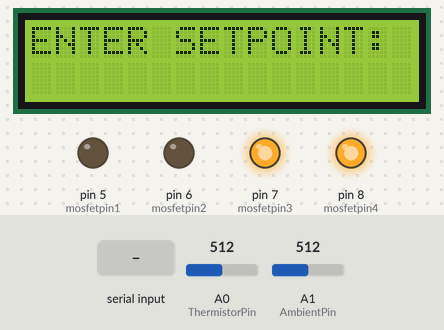
A sketch run on a simulated Arduino Uno, built with avr-gcc and run on an emulated ATmega328P. Parts: 16×2 character LCD, output pins drawn as LEDs (lit = HIGH). The test bench sets the inputs (shaded band); at power-on: A0 (ThermistorPin) = 512, A1 (AmbientPin) = 512. What the sketch prints to the serial monitor is not drawn.

Above: at 5.0 s.
5.1 s: "90,45\n" received over Serial
At 7.8 s:
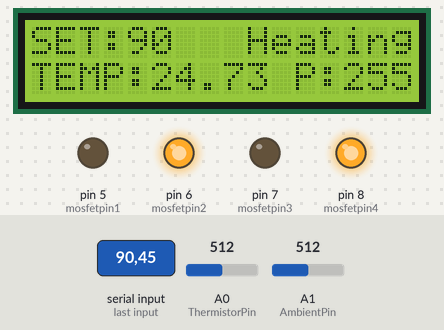
8.1 s: A0 (ThermistorPin) set to 306
At 9.5 s:
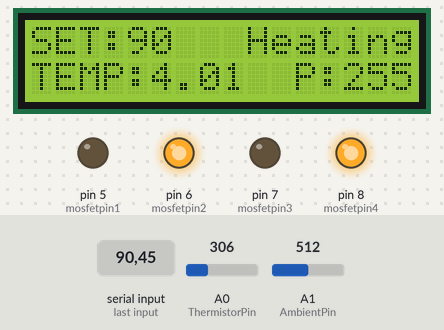
11.1 s: A0 (ThermistorPin) set to 245
At 12.4 s:
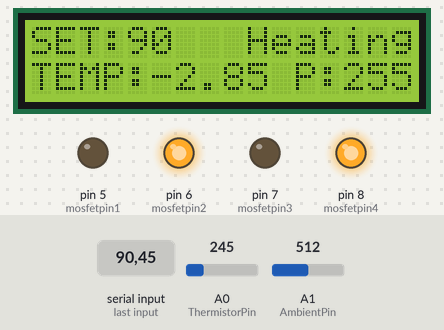
14.1 s: A0 (ThermistorPin) set to 511
At 15.0 s:
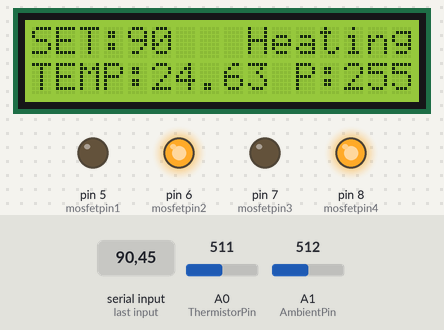
17.1 s: A0 (ThermistorPin) set to 0
At 18.5 s:
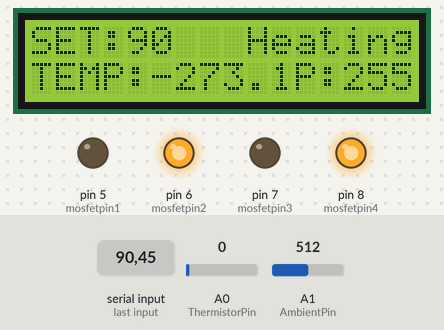
20.1 s: A0 (ThermistorPin) set to 845
At 21.5 s:
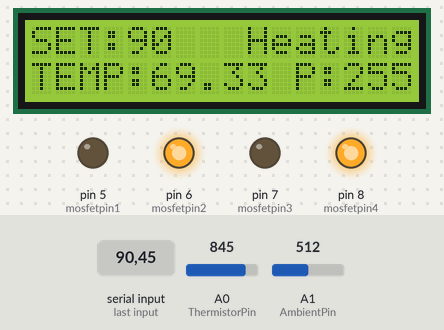
23.1 s: A0 (ThermistorPin) set to 880
Timing chart, 0 to 26.1 s (numbered marks = the images above; inputs shaded):
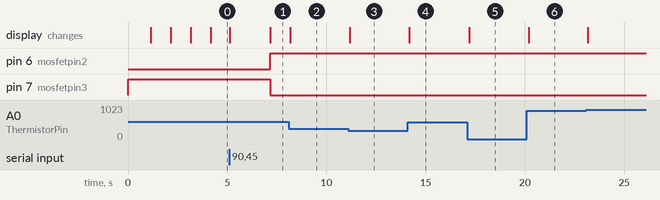

The sketch:

research_finalcode_02.ino
```cpp
#include <LiquidCrystal_I2C.h>

LiquidCrystal_I2C lcd(0x27, 16, 2);

int setpoint;

int ambient=30;

double kp = 55;
double ki = 0.6;
double kd = 2.5;

double input, output, error, lastError = 0;
double integral = 0;

const int mosfetpin1 = 5 ;
const int mosfetpin2 = 6 ;
const int mosfetpin3 = 7 ;
const int mosfetpin4 = 8 ;
//const int buttonPin = 7;

/*int buttonState = HIGH;
int lastButtonState = HIGH;
unsigned long lastDebounceTime = 0;
unsigned long debounceDelay = 50;*/

double emergencyShutdownTemperature = 120;

float A=0;
int C=0;
float t=0;
int x=0;

int ThermistorPin = A0;
int Vo;
float R1 = 10000;
float logR2, R2, T;
float c1 = 1.009249522e-03, c2 = 2.378405444e-04, c3 = 2.019202697e-07;

int AmbientPin = A1;
int V1;
float R3 = 10000;
float logR4, R4, T1;
float c4 = 1.009249522e-03, c5 = 2.378405444e-04, c6 = 2.019202697e-07;

void setup() {
Serial.begin(9600);

//pinMode(buttonPin,INPUT);
pinMode(mosfetpin1, OUTPUT);
pinMode(mosfetpin2, OUTPUT);
pinMode(mosfetpin3, OUTPUT);
pinMode(mosfetpin4, OUTPUT);
analogWrite(mosfetpin2, 0);
digitalWrite(mosfetpin3, HIGH);
digitalWrite(mosfetpin4, HIGH);
analogWrite(mosfetpin1, 0);

 lcd.init();
  lcd.backlight();

  lcd.begin(16, 2);

  lcd.setCursor(4,0);
  lcd.print("PELTIER");
  delay(1000);
  lcd.setCursor(5,1);
  lcd.print("BASED");
  delay(1000);

  lcd.clear();
  lcd.setCursor(2,0);
  lcd.print("TEMPERATURE");
  delay(1000);
  lcd.setCursor(3,1);
  lcd.print("REGULATOR");
  delay(1000);

  lcd.clear();
  lcd.setCursor(0,0);
  lcd.print("ENTER SETPOINT:");

Serial.println("Enter the desired temperature setpoint:");
  while (!Serial.available()) {

}
  setpoint = Serial.parseFloat();
  lcd.clear();
  lcd.setCursor(0,0);
  lcd.print("ENTER SETPOINT:");
  lcd.setCursor(7,1);
  lcd.print(setpoint);
  delay(2000);
  }


void loop() {

  /*int reading = digitalRead(buttonPin);

  if (reading==0) {
    resetToBeginning();
  }*/

  Vo = analogRead(ThermistorPin);
  R2 = R1 * (1023.0 / (float)Vo - 1.0);
  logR2 = log(R2);
  T = (1.0 / (c1 + c2*logR2 + c3*logR2*logR2*logR2));
  T = T - 273.15;

  Vo = analogRead(AmbientPin);
  R4 = R3 * (1023.0 / (float)V1 - 1.0);
  logR4 = log(R4);
  T1 = (1.0 / (c1 + c2*logR2 + c3*logR2*logR2*logR2));
  T1 = T1 - 273.15;

  C=C+1;
  A=A+T;

  if (C==10) {
    A=A/C;
    C=0;
    Serial.print(setpoint);
    Serial.print(",");
      Serial.println(A);

    input=A;
  /*Serial.print(t);
  Serial.print(",");
  Serial.println(A);*/
  //Serial.print(setpoint);
  //Serial.print(",");
  //Serial.println(A);

  lcd.clear();
  lcd.setCursor(0,0);
  lcd.print("SET:");

  lcd.setCursor(4,0);
  lcd.print(setpoint);

  lcd.setCursor(8,0);
  lcd.print(" ");

  lcd.setCursor(0,1);
  lcd.print("TEMP:");

  lcd.setCursor(5,1);
  lcd.print(A);

  lcd.setCursor(11,1);
  lcd.print("P:");


  /*if (reading==1) {
    reading=HIGH;
  }
  if (reading==0) {
    reading=LOW;
  }*/

  /*if (reading != lastButtonState) {
    lastDebounceTime = millis();
  }*/

  /*if ((millis() - lastDebounceTime) > debounceDelay) {

    if (reading != buttonState) {
      buttonState = reading;

      if (buttonState == LOW) {

        resetToBeginning();
      }
    }
  }*/


  if(input > emergencyShutdownTemperature){

    analogWrite(mosfetpin1,0);
    analogWrite(mosfetpin2,0);
    digitalWrite(mosfetpin3, LOW);
    digitalWrite(mosfetpin4, HIGH);
    lcd.clear();
    lcd.setCursor(4,0);
    lcd.print("EMERGENCY");
    lcd.setCursor(4,1);
    lcd.print("SHUTDOWN!");
    Serial.println("Emergency Shutdown!Temperature exceeded 120 degree Celsiuc.");
  }
  if (ambient>setpoint){

    lcd.setCursor(8,0);
    lcd.print(" Cooling");

    error = A-setpoint;

    integral += error;
    if (integral > 100) {
    integral = 100;
    } else if (integral < -100) {
    integral = -100;
    }


    double derivative = error - lastError;


    output = kp * error + ki * integral + kd * derivative;


    output = map(output, -100, 100, 0, 255);
    if (output < 0) output = 0;
    if (output > 255) output = 255;

    analogWrite(mosfetpin2, 0);
    digitalWrite(mosfetpin3, HIGH);
    digitalWrite(mosfetpin4, LOW);
    analogWrite(mosfetpin1, output);

    lcd.setCursor(13,1);
    lcd.print(output);

  lastError = error;
  }
  if (ambient<setpoint){

    lcd.setCursor(8,0);
    lcd.print(" Heating");

    error = setpoint-A;

    integral += error;
    if (integral > 100) {
    integral = 100;
    } else if (integral < -100) {
    integral = -100;
    }


    double derivative = error - lastError;


    output = kp * error + ki * integral + kd * derivative;


    output = map(output, -100, 100, 0, 255);
    if (output < 0) output = 0;
    if (output > 255) output = 255;

    analogWrite(mosfetpin1, 0);
    digitalWrite(mosfetpin4,HIGH);
    digitalWrite(mosfetpin3, LOW);
    analogWrite(mosfetpin2, output);

    lcd.setCursor(13,1);
    lcd.print(output);

    lastError = error;
  }


  A=0;
  }

}
/*void resetToBeginning() {

  analogWrite(mosfetpin1,0);
  analogWrite(mosfetpin2,0);
  digitalWrite(mosfetpin3, LOW);
  digitalWrite(mosfetpin4, LOW);

  lcd.clear();
  lcd.setCursor(0,0);
  lcd.print("ENTER SETPOINT:");
  Serial.println("Enter a new setpoint");
  while (!Serial.available()) {

  }
  setpoint = Serial.parseFloat();
  integral = 0;
  lastError = 0;
}*/
```

Measured:
- after the input at 5.1 s, pin 6 (mosfetpin2): LOW → HIGH after 2.1 s; pin 7 (mosfetpin3): HIGH → LOW after 2.1 s; the display: first changes at once (image 1 shows a later state)
- after the input at 8.1 s, the display: changes after 0.07 s (image 2)
- after the input at 11.1 s, the display: changes after 0.08 s (image 3)
- after the input at 14.1 s, the display: changes after 0.06 s (image 4)
- after the input at 17.1 s, the display: changes after 0.09 s (image 5)
- after the input at 20.1 s, the display: changes after 0.08 s (image 6)
